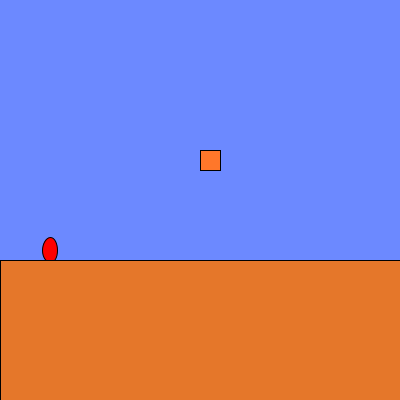
Frame 1 (no input)
Frame 60 (the mouse pressed at the canvas centre just before this capture): identical to frame 1, image omitted
Frame 120 (the mouse held since frame 60 and released just before this capture): identical to frame 1, image omitted

The Processing sketch that drew this single still picture (run headless with seeded random() and noise(); from frame 60 on, the mouse is pressed at the canvas centre):

// Processing sketch: week08_7
// ── week08_7.pde
void setup(){
  size(400,400);
}
float marioX=50,marioY=250,vx=0,vy=0;
void draw(){
  background(108,137,255);
  marioX+=vx;
  if(flying){
    marioY+=vy;
    vy+=0.98;
    if(marioY>250){
      marioY=250;
      flying=false;
    }
  }
  fill(255,0,0);ellipse(marioX,marioY,15,25);
  fill(229,119,42);rect(0,260,400,150);
  fill(299,119,42);rect(200,150,20,20);
  if(hitBox(200,150,20,20)){
    vy=0;
    marioY=150+20;
  }
}
boolean hitBox(int x,int y,int w,int h){
  if(x<marioX && marioX<x+w && y<marioY && marioY<y+h)return true;
  else return false;
}
boolean flying=false;
void keyPressed(){
  if(keyCode==RIGHT)vx=2;
  if(keyCode==LEFT)vx=-2;  
  if(keyCode==UP && flying==false){
    vy=-20;
    flying=true;
  }
}
void keyReleased(){
  if(keyCode==RIGHT||keyCode==LEFT)vx=0;
}
